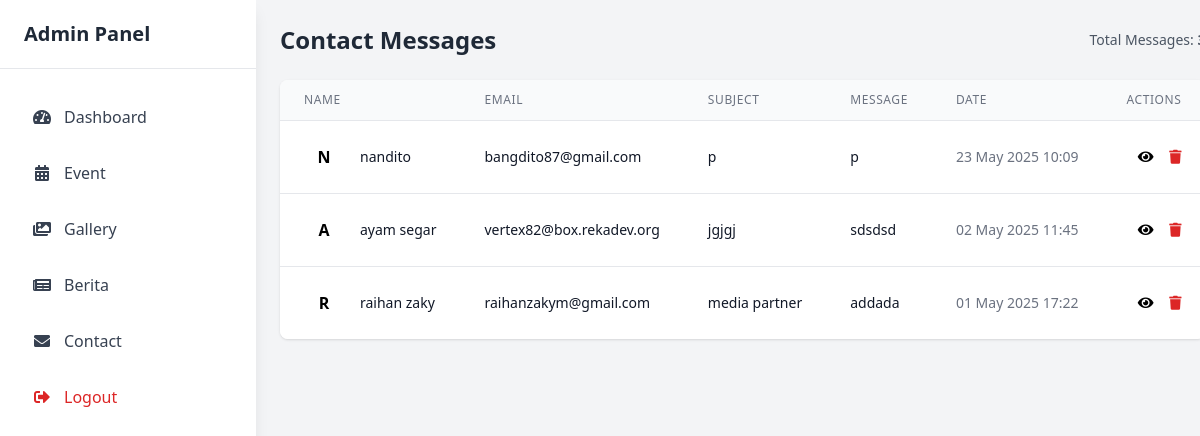
Screenshot of /admin/contact/index.php (signed in) with the database file from the repository.
### tables this page shows
CREATE TABLE `contact_messages` (
  `id` int(11) NOT NULL,
  `name` varchar(255) NOT NULL,
  `email` varchar(255) NOT NULL,
  `subject` varchar(255) DEFAULT NULL,
  `message` text NOT NULL,
  `created_at` timestamp NOT NULL DEFAULT current_timestamp()
);

### admin/contact/index.php (the view, shortened to what this page needs)
<?php
$root_path = dirname(__DIR__, 2);
include $root_path . '/config/db.php';
$query = "SELECT * FROM contact_messages ORDER BY created_at DESC";
$result = mysqli_query($conn, $query);
$total_messages = mysqli_num_rows($result);
?>
<!DOCTYPE html>
<html lang="en">
<head>
    <link href="https://cdnjs.cloudflare.com/ajax/libs/font-awesome/5.15.3/css/all.min.css" rel="stylesheet" />
    <script src="https://cdn.tailwindcss.com"></script>
</head>
<body class="bg-gray-100 min-h-screen font-sans">
    <div class="flex">
        <?php include __DIR__ . '/../sidebar.php'; ?>
        <main class="flex-1 ml-64 p-6">
            <div class="max-w-7xl mx-auto">
                <div class="flex justify-between items-center mb-6">
                    <h1 class="text-2xl font-bold text-gray-800">Contact Messages</h1>
                    <div class="flex items-center space-x-4">
                        <span class="text-sm text-gray-600">
                            Total Messages: <span class="font-semibold"><?php echo $total_messages; ?></span>
                        </span>
                    </div>
                </div>
                <?php if (mysqli_num_rows($result) === 0): ?>
                    <div class="bg-white rounded-lg shadow p-6 text-center">
                        <div class="text-gray-500 mb-4">
                            <i class="fas fa-inbox text-4xl"></i>
                        </div>
                        <p class="text-gray-600">No contact messages found.</p>
                    </div>
                <?php else: ?>
                    <div class="bg-white rounded-lg shadow overflow-hidden">
                        <div class="overflow-x-auto">
                            <table class="min-w-full divide-y divide-gray-200">
                                <thead class="bg-gray-50">
                                    <tr>
                                        <th scope="col" class="px-6 py-3 text-left text-xs font-medium text-gray-500 uppercase tracking-wider">
                                            Name
                                        </th>
                                        <th scope="col" class="px-6 py-3 text-left text-xs font-medium text-gray-500 uppercase tracking-wider">
                                            Email
                                        </th>
                                        <th scope="col" class="px-6 py-3 text-left text-xs font-medium text-gray-500 uppercase tracking-wider">
                                            Subject
                                        </th>
                                        <th scope="col" class="px-6 py-3 text-left text-xs font-medium text-gray-500 uppercase tracking-wider">
                                            Message
                                        </th>
                                        <th scope="col" class="px-6 py-3 text-left text-xs font-medium text-gray-500 uppercase tracking-wider">
                                            Date
                                        </th>
                                        <th scope="col" class="px-6 py-3 text-left text-xs font-medium text-gray-500 uppercase tracking-wider">
                                            Actions
                                        </th>
                                    </tr>
                                </thead>
                                <tbody class="bg-white divide-y divide-gray-200">
                                    <?php while ($row = mysqli_fetch_assoc($result)): ?>
                                    <tr class="hover:bg-gray-50">
                                        <td class="px-6 py-4 whitespace-nowrap">
                                            <div class="flex items-center">
                                                <div class="flex-shrink-0 h-10 w-10">
                                                    <div class="h-10 w-10 rounded-full bg-primary bg-opacity-10 flex items-center justify-center">
                                                        <span class="text-primary font-semibold"><?php echo strtoupper(substr($row['name'], 0, 1)); ?></span>
                                                    </div>
                                                </div>
                                                <div class="ml-4">
                                                    <div class="text-sm font-medium text-gray-900">
                                                        <?php echo htmlspecialchars($row['name']); ?>
                                                    </div>
                                                </div>
                                            </div>
                                        </td>
                                        <td class="px-6 py-4 whitespace-nowrap">
                                            <div class="text-sm text-gray-900">
                                                <a href="mailto:<?php echo htmlspecialchars($row['email']); ?>" class="hover:text-primary">
                                                    <?php echo htmlspecialchars($row['email']); ?>
                                                </a>
                                            </div>
                                        </td>
                                        <td class="px-6 py-4 whitespace-nowrap">
                                            <div class="text-sm text-gray-900">
                                                <?php echo htmlspecialchars($row['subject']); ?>
                                            </div>
                                        </td>
                                        <td class="px-6 py-4">
                                            <div class="text-sm text-gray-900 max-w-xs truncate">
                                                <?php echo nl2br(htmlspecialchars($row['message'])); ?>
                                            </div>
                                        </td>
                                        <td class="px-6 py-4 whitespace-nowrap">
                                            <div class="text-sm text-gray-500">
                                                <?php echo date('d M Y H:i', strtotime($row['created_at'])); ?>
                                            </div>
                                        </td>
                                        <td class="px-6 py-4 whitespace-nowrap text-right text-sm font-medium">
                                            <button onclick="viewMessage(<?php echo htmlspecialchars(json_encode($row)); ?>)" class="text-primary hover:text-primary-dark mr-3">
                                                <i class="fas fa-eye"></i>
                                            </button>
                                            <button onclick="deleteMessage(<?php echo $row['id']; ?>)" class="text-red-600 hover:text-red-900">
                                                <i class="fas fa-trash"></i>
                                            </button>
                                        </td>
                                    </tr>
                                    <?php endwhile; ?>
                                </tbody>
                            </table>
                        </div>
                    </div>
                <?php endif; ?>
            </div>
        </main>
    </div>
</body>
</html>

### rows the page displays
contact_messages: name "N", name "nandito", email "bangdito87@gmail.com", subject "p", message "p", created_at "23 May 2025 10:09"
contact_messages: name "A", name "ayam segar", email "vertex82@box.rekadev.org", subject "jgjgj", message "sdsdsd", created_at "02 May 2025 11:45"
contact_messages: name "R", name "raihan zaky", email "raihanzakym@gmail.com", subject "media partner", message "addada", created_at "01 May 2025 17:22"
